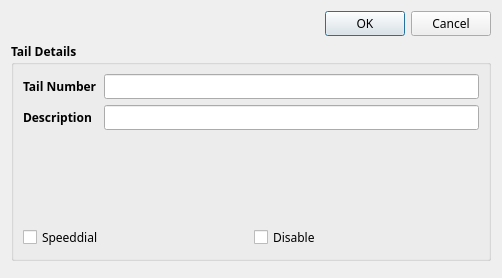
<?xml version="1.0" encoding="UTF-8"?>
<ui version="4.0">
 <class>taildetail</class>
 <widget class="QDialog" name="taildetail">
  <property name="geometry">
   <rect>
    <x>0</x>
    <y>0</y>
    <width>502</width>
    <height>278</height>
   </rect>
  </property>
  <property name="font">
   <font>
    <family>Century Gothic</family>
    <pointsize>9</pointsize>
   </font>
  </property>
  <property name="windowTitle">
   <string>Dialog</string>
  </property>
  <property name="windowIcon">
   <iconset>
    <normaloff>images/kabtrak.ico</normaloff>images/kabtrak.ico</iconset>
  </property>
  <layout class="QGridLayout" name="gridLayout">
   <item row="1" column="0">
    <widget class="QGroupBox" name="groupBox">
     <property name="font">
      <font>
       <weight>75</weight>
       <bold>true</bold>
      </font>
     </property>
     <property name="title">
      <string>Tail Details</string>
     </property>
     <property name="flat">
      <bool>true</bool>
     </property>
     <layout class="QGridLayout" name="gridLayout_3">
      <item row="0" column="0">
       <layout class="QGridLayout" name="gridLayout_2">
        <item row="0" column="0">
         <widget class="QLabel" name="label">
          <property name="font">
           <font>
            <weight>75</weight>
            <bold>true</bold>
           </font>
          </property>
          <property name="text">
           <string>Tail Number</string>
          </property>
         </widget>
        </item>
        <item row="0" column="1">
         <widget class="QLineEdit" name="edtTailNumber">
          <property name="font">
           <font>
            <weight>50</weight>
            <bold>false</bold>
           </font>
          </property>
         </widget>
        </item>
        <item row="1" column="0">
         <widget class="QLabel" name="label_2">
          <property name="font">
           <font>
            <weight>75</weight>
            <bold>true</bold>
           </font>
          </property>
          <property name="text">
           <string>Description</string>
          </property>
         </widget>
        </item>
        <item row="1" column="1">
         <widget class="QLineEdit" name="edtDescription">
          <property name="font">
           <font>
            <weight>50</weight>
            <bold>false</bold>
           </font>
          </property>
         </widget>
        </item>
       </layout>
      </item>
      <item row="2" column="0">
       <layout class="QHBoxLayout" name="horizontalLayout">
        <item>
         <widget class="QCheckBox" name="cbSpeedDial">
          <property name="font">
           <font>
            <weight>50</weight>
            <bold>false</bold>
           </font>
          </property>
          <property name="text">
           <string>Speeddial</string>
          </property>
         </widget>
        </item>
        <item>
         <widget class="QCheckBox" name="cbDisabled">
          <property name="font">
           <font>
            <weight>50</weight>
            <bold>false</bold>
           </font>
          </property>
          <property name="text">
           <string>Disable</string>
          </property>
         </widget>
        </item>
       </layout>
      </item>
      <item row="1" column="0">
       <spacer name="verticalSpacer">
        <property name="orientation">
         <enum>Qt::Vertical</enum>
        </property>
        <property name="sizeHint" stdset="0">
         <size>
          <width>20</width>
          <height>40</height>
         </size>
        </property>
       </spacer>
      </item>
     </layout>
    </widget>
   </item>
   <item row="0" column="0">
    <widget class="QDialogButtonBox" name="buttonBox">
     <property name="standardButtons">
      <set>QDialogButtonBox::Cancel|QDialogButtonBox::Ok</set>
     </property>
    </widget>
   </item>
   <item row="2" column="0">
    <widget class="QWidget" name="keybrd" native="true"/>
   </item>
  </layout>
 </widget>
 <resources/>
 <connections/>
</ui>
